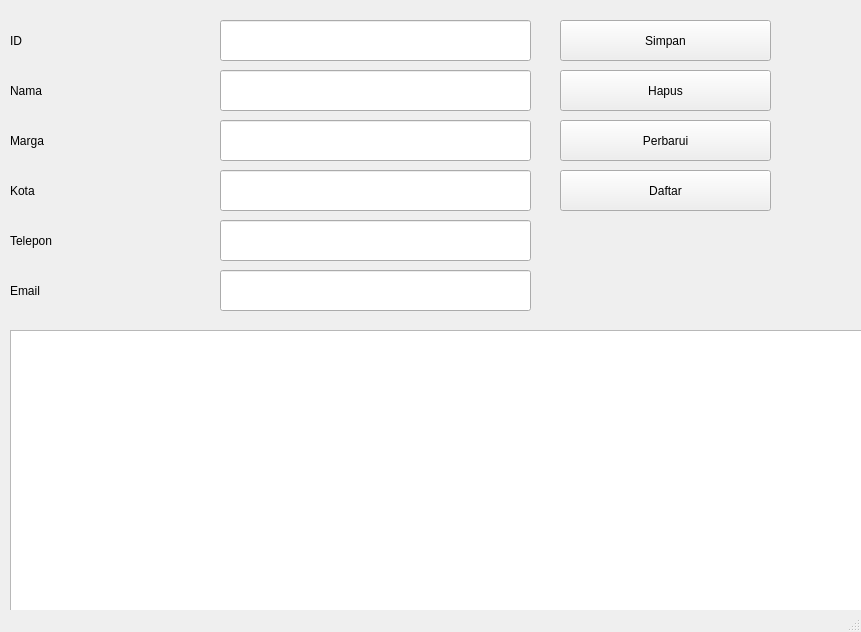
<?xml version="1.0" encoding="UTF-8"?>
<ui version="4.0">
 <class>MainWindow</class>
 <widget class="QMainWindow" name="MainWindow">
  <property name="geometry">
   <rect>
    <x>0</x>
    <y>0</y>
    <width>861</width>
    <height>632</height>
   </rect>
  </property>
  <property name="windowTitle">
   <string>MainWindow</string>
  </property>
  <widget class="QWidget" name="centralwidget">
   <widget class="QPushButton" name="btnSimpan">
    <property name="geometry">
     <rect>
      <x>560</x>
      <y>20</y>
      <width>211</width>
      <height>41</height>
     </rect>
    </property>
    <property name="text">
     <string>Simpan</string>
    </property>
   </widget>
   <widget class="QPushButton" name="btnHapus">
    <property name="geometry">
     <rect>
      <x>560</x>
      <y>70</y>
      <width>211</width>
      <height>41</height>
     </rect>
    </property>
    <property name="text">
     <string>Hapus</string>
    </property>
   </widget>
   <widget class="QPushButton" name="btnPerbarui">
    <property name="geometry">
     <rect>
      <x>560</x>
      <y>120</y>
      <width>211</width>
      <height>41</height>
     </rect>
    </property>
    <property name="text">
     <string>Perbarui</string>
    </property>
   </widget>
   <widget class="QPushButton" name="btnDaftar">
    <property name="geometry">
     <rect>
      <x>560</x>
      <y>170</y>
      <width>211</width>
      <height>41</height>
     </rect>
    </property>
    <property name="text">
     <string>Daftar</string>
    </property>
   </widget>
   <widget class="QLineEdit" name="txtID">
    <property name="geometry">
     <rect>
      <x>220</x>
      <y>20</y>
      <width>311</width>
      <height>41</height>
     </rect>
    </property>
   </widget>
   <widget class="QLineEdit" name="txtNama">
    <property name="geometry">
     <rect>
      <x>220</x>
      <y>70</y>
      <width>311</width>
      <height>41</height>
     </rect>
    </property>
   </widget>
   <widget class="QLineEdit" name="txtMarga">
    <property name="geometry">
     <rect>
      <x>220</x>
      <y>120</y>
      <width>311</width>
      <height>41</height>
     </rect>
    </property>
   </widget>
   <widget class="QLineEdit" name="txtKota">
    <property name="geometry">
     <rect>
      <x>220</x>
      <y>170</y>
      <width>311</width>
      <height>41</height>
     </rect>
    </property>
   </widget>
   <widget class="QLineEdit" name="txtTelefon">
    <property name="geometry">
     <rect>
      <x>220</x>
      <y>220</y>
      <width>311</width>
      <height>41</height>
     </rect>
    </property>
   </widget>
   <widget class="QLineEdit" name="txtEmail">
    <property name="geometry">
     <rect>
      <x>220</x>
      <y>270</y>
      <width>311</width>
      <height>41</height>
     </rect>
    </property>
   </widget>
   <widget class="QLabel" name="lblID">
    <property name="geometry">
     <rect>
      <x>10</x>
      <y>20</y>
      <width>201</width>
      <height>41</height>
     </rect>
    </property>
    <property name="text">
     <string>ID</string>
    </property>
   </widget>
   <widget class="QLabel" name="lblNama">
    <property name="geometry">
     <rect>
      <x>10</x>
      <y>70</y>
      <width>201</width>
      <height>41</height>
     </rect>
    </property>
    <property name="text">
     <string>Nama</string>
    </property>
   </widget>
   <widget class="QLabel" name="lblMarga">
    <property name="geometry">
     <rect>
      <x>10</x>
      <y>120</y>
      <width>201</width>
      <height>41</height>
     </rect>
    </property>
    <property name="text">
     <string>Marga</string>
    </property>
   </widget>
   <widget class="QLabel" name="lblKota">
    <property name="geometry">
     <rect>
      <x>10</x>
      <y>170</y>
      <width>201</width>
      <height>41</height>
     </rect>
    </property>
    <property name="text">
     <string>Kota</string>
    </property>
   </widget>
   <widget class="QLabel" name="lblTelepon">
    <property name="geometry">
     <rect>
      <x>10</x>
      <y>220</y>
      <width>201</width>
      <height>41</height>
     </rect>
    </property>
    <property name="text">
     <string>Telepon</string>
    </property>
   </widget>
   <widget class="QLabel" name="lblEmail">
    <property name="geometry">
     <rect>
      <x>10</x>
      <y>270</y>
      <width>201</width>
      <height>41</height>
     </rect>
    </property>
    <property name="text">
     <string>Email</string>
    </property>
   </widget>
   <widget class="QTableWidget" name="tblDaftar">
    <property name="geometry">
     <rect>
      <x>10</x>
      <y>330</y>
      <width>891</width>
      <height>341</height>
     </rect>
    </property>
   </widget>
  </widget>
  <widget class="QMenuBar" name="menubar">
   <property name="geometry">
    <rect>
     <x>0</x>
     <y>0</y>
     <width>861</width>
     <height>21</height>
    </rect>
   </property>
  </widget>
  <widget class="QStatusBar" name="statusbar"/>
 </widget>
 <resources/>
 <connections/>
</ui>
